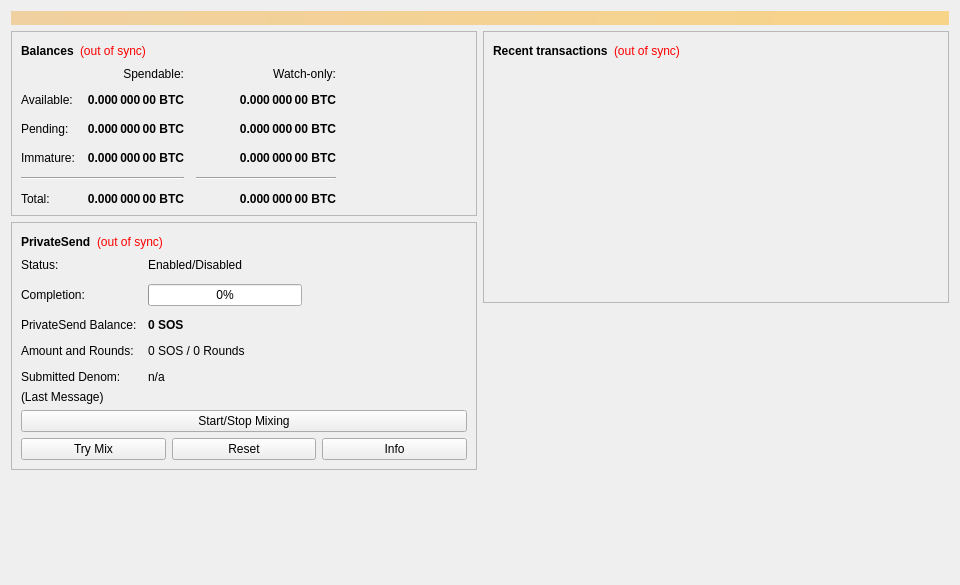
<?xml version="1.0" encoding="UTF-8"?>
<ui version="4.0">
 <class>OverviewPage</class>
 <widget class="QWidget" name="OverviewPage">
  <property name="geometry">
   <rect>
    <x>0</x>
    <y>0</y>
    <width>960</width>
    <height>585</height>
   </rect>
  </property>
  <property name="minimumSize">
   <size>
    <width>960</width>
    <height>0</height>
   </size>
  </property>
  <property name="windowTitle">
   <string>Form</string>
  </property>
  <layout class="QVBoxLayout" name="topLayout">
   <item>
    <widget class="QLabel" name="labelAlerts">
     <property name="visible">
      <bool>false</bool>
     </property>
     <property name="styleSheet">
      <string notr="true">background-color: qlineargradient(x1: 0, y1: 0, x2: 1, y2: 0, stop:0 #F0D0A0, stop:1 #F8D488); color:#000000;</string>
     </property>
     <property name="wordWrap">
      <bool>true</bool>
     </property>
     <property name="margin">
      <number>3</number>
     </property>
    </widget>
   </item>
   <item>
    <layout class="QHBoxLayout" name="horizontalLayout" stretch="1,1">
     <item>
      <layout class="QVBoxLayout" name="verticalLayout_2">
       <item>
        <widget class="QFrame" name="frame">
         <property name="frameShape">
          <enum>QFrame::StyledPanel</enum>
         </property>
         <property name="frameShadow">
          <enum>QFrame::Raised</enum>
         </property>
         <layout class="QVBoxLayout" name="verticalLayout_4">
          <item>
           <layout class="QHBoxLayout" name="horizontalLayout_4">
            <item>
             <widget class="QLabel" name="label_5">
              <property name="font">
               <font>
                <weight>75</weight>
                <bold>true</bold>
               </font>
              </property>
              <property name="text">
               <string>Balances</string>
              </property>
             </widget>
            </item>
            <item>
             <widget class="QLabel" name="labelWalletStatus">
              <property name="toolTip">
               <string>The displayed information may be out of date. Your wallet automatically synchronizes with the Sos network after a connection is established, but this process has not completed yet.</string>
              </property>
              <property name="styleSheet">
               <string notr="true">QLabel { color: red; }</string>
              </property>
              <property name="text">
               <string notr="true">(out of sync)</string>
              </property>
              <property name="alignment">
               <set>Qt::AlignLeading|Qt::AlignLeft|Qt::AlignVCenter</set>
              </property>
             </widget>
            </item>
            <item>
             <spacer name="horizontalSpacer_3">
              <property name="orientation">
               <enum>Qt::Horizontal</enum>
              </property>
              <property name="sizeHint" stdset="0">
               <size>
                <width>40</width>
                <height>20</height>
               </size>
              </property>
             </spacer>
            </item>
           </layout>
          </item>
          <item>
           <layout class="QGridLayout" name="gridLayout">
            <property name="spacing">
             <number>12</number>
            </property>
            <item row="2" column="2">
             <widget class="QLabel" name="labelWatchPending">
              <property name="font">
               <font>
                <weight>75</weight>
                <bold>true</bold>
               </font>
              </property>
              <property name="cursor">
               <cursorShape>IBeamCursor</cursorShape>
              </property>
              <property name="toolTip">
               <string>Unconfirmed transactions to watch-only addresses</string>
              </property>
              <property name="text">
               <string notr="true">0.000 000 00 BTC</string>
              </property>
              <property name="alignment">
               <set>Qt::AlignRight|Qt::AlignTrailing|Qt::AlignVCenter</set>
              </property>
              <property name="textInteractionFlags">
               <set>Qt::LinksAccessibleByMouse|Qt::TextSelectableByKeyboard|Qt::TextSelectableByMouse</set>
              </property>
             </widget>
            </item>
            <item row="2" column="1">
             <widget class="QLabel" name="labelUnconfirmed">
              <property name="font">
               <font>
                <weight>75</weight>
                <bold>true</bold>
               </font>
              </property>
              <property name="cursor">
               <cursorShape>IBeamCursor</cursorShape>
              </property>
              <property name="toolTip">
               <string>Total of transactions that have yet to be confirmed, and do not yet count toward the spendable balance</string>
              </property>
              <property name="text">
               <string notr="true">0.000 000 00 BTC</string>
              </property>
              <property name="alignment">
               <set>Qt::AlignRight|Qt::AlignTrailing|Qt::AlignVCenter</set>
              </property>
              <property name="textInteractionFlags">
               <set>Qt::LinksAccessibleByMouse|Qt::TextSelectableByKeyboard|Qt::TextSelectableByMouse</set>
              </property>
             </widget>
            </item>
            <item row="3" column="2">
             <widget class="QLabel" name="labelWatchImmature">
              <property name="font">
               <font>
                <weight>75</weight>
                <bold>true</bold>
               </font>
              </property>
              <property name="cursor">
               <cursorShape>IBeamCursor</cursorShape>
              </property>
              <property name="toolTip">
               <string>Mined balance in watch-only addresses that has not yet matured</string>
              </property>
              <property name="text">
               <string notr="true">0.000 000 00 BTC</string>
              </property>
              <property name="alignment">
               <set>Qt::AlignRight|Qt::AlignTrailing|Qt::AlignVCenter</set>
              </property>
              <property name="textInteractionFlags">
               <set>Qt::LinksAccessibleByMouse|Qt::TextSelectableByKeyboard|Qt::TextSelectableByMouse</set>
              </property>
             </widget>
            </item>
            <item row="4" column="0" colspan="2">
             <widget class="Line" name="lineSpendableBalance">
              <property name="orientation">
               <enum>Qt::Horizontal</enum>
              </property>
             </widget>
            </item>
            <item row="4" column="2">
             <widget class="Line" name="lineWatchBalance">
              <property name="sizePolicy">
               <sizepolicy hsizetype="Preferred" vsizetype="Fixed">
                <horstretch>0</horstretch>
                <verstretch>0</verstretch>
               </sizepolicy>
              </property>
              <property name="minimumSize">
               <size>
                <width>140</width>
                <height>0</height>
               </size>
              </property>
              <property name="orientation">
               <enum>Qt::Horizontal</enum>
              </property>
             </widget>
            </item>
            <item row="5" column="0">
             <widget class="QLabel" name="labelTotalText">
              <property name="text">
               <string>Total:</string>
              </property>
             </widget>
            </item>
            <item row="3" column="1">
             <widget class="QLabel" name="labelImmature">
              <property name="font">
               <font>
                <weight>75</weight>
                <bold>true</bold>
               </font>
              </property>
              <property name="cursor">
               <cursorShape>IBeamCursor</cursorShape>
              </property>
              <property name="toolTip">
               <string>Mined balance that has not yet matured</string>
              </property>
              <property name="text">
               <string notr="true">0.000 000 00 BTC</string>
              </property>
              <property name="alignment">
               <set>Qt::AlignRight|Qt::AlignTrailing|Qt::AlignVCenter</set>
              </property>
              <property name="textInteractionFlags">
               <set>Qt::LinksAccessibleByMouse|Qt::TextSelectableByKeyboard|Qt::TextSelectableByMouse</set>
              </property>
             </widget>
            </item>
            <item row="2" column="3">
             <spacer name="horizontalSpacer_2">
              <property name="orientation">
               <enum>Qt::Horizontal</enum>
              </property>
              <property name="sizeHint" stdset="0">
               <size>
                <width>40</width>
                <height>20</height>
               </size>
              </property>
             </spacer>
            </item>
            <item row="3" column="0">
             <widget class="QLabel" name="labelImmatureText">
              <property name="text">
               <string>Immature:</string>
              </property>
             </widget>
            </item>
            <item row="5" column="1">
             <widget class="QLabel" name="labelTotal">
              <property name="font">
               <font>
                <weight>75</weight>
                <bold>true</bold>
               </font>
              </property>
              <property name="cursor">
               <cursorShape>IBeamCursor</cursorShape>
              </property>
              <property name="toolTip">
               <string>Your current total balance</string>
              </property>
              <property name="text">
               <string notr="true">0.000 000 00 BTC</string>
              </property>
              <property name="alignment">
               <set>Qt::AlignRight|Qt::AlignTrailing|Qt::AlignVCenter</set>
              </property>
              <property name="textInteractionFlags">
               <set>Qt::LinksAccessibleByMouse|Qt::TextSelectableByKeyboard|Qt::TextSelectableByMouse</set>
              </property>
             </widget>
            </item>
            <item row="5" column="2">
             <widget class="QLabel" name="labelWatchTotal">
              <property name="font">
               <font>
                <weight>75</weight>
                <bold>true</bold>
               </font>
              </property>
              <property name="cursor">
               <cursorShape>IBeamCursor</cursorShape>
              </property>
              <property name="toolTip">
               <string>Current total balance in watch-only addresses</string>
              </property>
              <property name="text">
               <string notr="true">0.000 000 00 BTC</string>
              </property>
              <property name="alignment">
               <set>Qt::AlignRight|Qt::AlignTrailing|Qt::AlignVCenter</set>
              </property>
              <property name="textInteractionFlags">
               <set>Qt::LinksAccessibleByMouse|Qt::TextSelectableByKeyboard|Qt::TextSelectableByMouse</set>
              </property>
             </widget>
            </item>
            <item row="0" column="2">
             <widget class="QLabel" name="labelWatchonly">
              <property name="text">
               <string>Watch-only:</string>
              </property>
              <property name="alignment">
               <set>Qt::AlignRight|Qt::AlignTrailing|Qt::AlignVCenter</set>
              </property>
             </widget>
            </item>
            <item row="1" column="0">
             <widget class="QLabel" name="labelBalanceText">
              <property name="text">
               <string>Available:</string>
              </property>
             </widget>
            </item>
            <item row="1" column="1">
             <widget class="QLabel" name="labelBalance">
              <property name="font">
               <font>
                <weight>75</weight>
                <bold>true</bold>
               </font>
              </property>
              <property name="cursor">
               <cursorShape>IBeamCursor</cursorShape>
              </property>
              <property name="toolTip">
               <string>Your current spendable balance</string>
              </property>
              <property name="text">
               <string notr="true">0.000 000 00 BTC</string>
              </property>
              <property name="alignment">
               <set>Qt::AlignRight|Qt::AlignTrailing|Qt::AlignVCenter</set>
              </property>
              <property name="textInteractionFlags">
               <set>Qt::LinksAccessibleByMouse|Qt::TextSelectableByKeyboard|Qt::TextSelectableByMouse</set>
              </property>
             </widget>
            </item>
            <item row="1" column="2">
             <widget class="QLabel" name="labelWatchAvailable">
              <property name="font">
               <font>
                <weight>75</weight>
                <bold>true</bold>
               </font>
              </property>
              <property name="cursor">
               <cursorShape>IBeamCursor</cursorShape>
              </property>
              <property name="toolTip">
               <string>Your current balance in watch-only addresses</string>
              </property>
              <property name="text">
               <string notr="true">0.000 000 00 BTC</string>
              </property>
              <property name="alignment">
               <set>Qt::AlignRight|Qt::AlignTrailing|Qt::AlignVCenter</set>
              </property>
              <property name="textInteractionFlags">
               <set>Qt::LinksAccessibleByMouse|Qt::TextSelectableByKeyboard|Qt::TextSelectableByMouse</set>
              </property>
             </widget>
            </item>
            <item row="2" column="0">
             <widget class="QLabel" name="labelPendingText">
              <property name="text">
               <string>Pending:</string>
              </property>
             </widget>
            </item>
            <item row="0" column="1">
             <widget class="QLabel" name="labelSpendable">
              <property name="text">
               <string>Spendable:</string>
              </property>
              <property name="alignment">
               <set>Qt::AlignRight|Qt::AlignTrailing|Qt::AlignVCenter</set>
              </property>
             </widget>
            </item>
           </layout>
          </item>
         </layout>
        </widget>
       </item>
       <item>
        <widget class="QFrame" name="framePrivateSend">
         <property name="layoutDirection">
          <enum>Qt::LeftToRight</enum>
         </property>
         <property name="frameShape">
          <enum>QFrame::StyledPanel</enum>
         </property>
         <property name="frameShadow">
          <enum>QFrame::Raised</enum>
         </property>
         <layout class="QVBoxLayout" name="VerticalLayout_PS1">
          <item>
           <layout class="QHBoxLayout" name="horizontalLayout_5">
            <item>
             <widget class="QLabel" name="labelPrivateSendHeader">
              <property name="font">
               <font>
                <weight>75</weight>
                <bold>true</bold>
               </font>
              </property>
              <property name="text">
               <string>PrivateSend</string>
              </property>
             </widget>
            </item>
            <item>
             <widget class="QLabel" name="labelPrivateSendSyncStatus">
              <property name="toolTip">
               <string>The displayed information may be out of date. Your wallet automatically synchronizes with the Sos network after a connection is established, but this process has not completed yet.</string>
              </property>
              <property name="styleSheet">
               <string notr="true">QLabel { color: red; }</string>
              </property>
              <property name="text">
               <string notr="true">(out of sync)</string>
              </property>
              <property name="alignment">
               <set>Qt::AlignLeading|Qt::AlignLeft|Qt::AlignVCenter</set>
              </property>
             </widget>
            </item>
            <item>
             <spacer name="horizontalSpacer_4">
              <property name="orientation">
               <enum>Qt::Horizontal</enum>
              </property>
              <property name="sizeHint" stdset="0">
               <size>
                <width>40</width>
                <height>20</height>
               </size>
              </property>
             </spacer>
            </item>
           </layout>
          </item>
          <item>
           <layout class="QFormLayout" name="privateSendFormLayout">
            <property name="fieldGrowthPolicy">
             <enum>QFormLayout::AllNonFixedFieldsGrow</enum>
            </property>
            <property name="horizontalSpacing">
             <number>11</number>
            </property>
            <property name="verticalSpacing">
             <number>12</number>
            </property>
            <item row="0" column="0">
             <widget class="QLabel" name="labelPrivateSendEnabledText">
              <property name="text">
               <string>Status:</string>
              </property>
             </widget>
            </item>
            <item row="0" column="1">
             <widget class="QLabel" name="labelPrivateSendEnabled">
              <property name="text">
               <string>Enabled/Disabled</string>
              </property>
             </widget>
            </item>
            <item row="1" column="0">
             <widget class="QLabel" name="labelCompletitionText">
              <property name="text">
               <string>Completion:</string>
              </property>
             </widget>
            </item>
            <item row="1" column="1">
             <widget class="QProgressBar" name="privateSendProgress">
              <property name="maximumSize">
               <size>
                <width>154</width>
                <height>16777215</height>
               </size>
              </property>
              <property name="value">
               <number>0</number>
              </property>
             </widget>
            </item>
            <item row="2" column="0">
             <widget class="QLabel" name="labelAnonymizedText">
              <property name="text">
               <string>PrivateSend Balance:</string>
              </property>
             </widget>
            </item>
            <item row="2" column="1">
             <widget class="QLabel" name="labelAnonymized">
              <property name="font">
               <font>
                <weight>75</weight>
                <bold>true</bold>
               </font>
              </property>
              <property name="text">
               <string notr="true">0 SOS</string>
              </property>
             </widget>
            </item>
            <item row="3" column="0">
             <widget class="QLabel" name="labelAmountAndRoundsText">
              <property name="text">
               <string>Amount and Rounds:</string>
              </property>
             </widget>
            </item>
            <item row="3" column="1">
             <widget class="QLabel" name="labelAmountRounds">
              <property name="text">
               <string>0 SOS / 0 Rounds</string>
              </property>
             </widget>
            </item>
            <item row="4" column="0">
             <widget class="QLabel" name="labelSubmittedDenomText">
              <property name="text">
               <string>Submitted Denom:</string>
              </property>
             </widget>
            </item>
            <item row="4" column="1">
             <widget class="QLabel" name="labelSubmittedDenom">
              <property name="toolTip">
               <string>The denominations you submitted to the Masternode.&lt;br&gt;To mix, other users must submit the exact same denominations.</string>
              </property>
              <property name="text">
               <string>n/a</string>
              </property>
             </widget>
            </item>
           </layout>
          </item>
          <item>
           <layout class="QVBoxLayout" name="VerticalLayout_PS">
            <item>
             <widget class="QLabel" name="labelPrivateSendLastMessage">
              <property name="text">
               <string>(Last Message)</string>
              </property>
              <property name="alignment">
               <set>Qt::AlignLeading|Qt::AlignLeft|Qt::AlignTop</set>
              </property>
              <property name="wordWrap">
               <bool>true</bool>
              </property>
             </widget>
            </item>
            <item>
             <widget class="QPushButton" name="togglePrivateSend">
              <property name="sizePolicy">
               <sizepolicy hsizetype="MinimumExpanding" vsizetype="Fixed">
                <horstretch>0</horstretch>
                <verstretch>0</verstretch>
               </sizepolicy>
              </property>
              <property name="text">
               <string>Start/Stop Mixing</string>
              </property>
             </widget>
            </item>
            <item>
             <layout class="QHBoxLayout" name="horizontalLayout_debugbuttons">
              <item>
               <widget class="QPushButton" name="privateSendAuto">
                <property name="sizePolicy">
                 <sizepolicy hsizetype="MinimumExpanding" vsizetype="Fixed">
                  <horstretch>0</horstretch>
                  <verstretch>0</verstretch>
                 </sizepolicy>
                </property>
                <property name="toolTip">
                 <string>Try to manually submit a PrivateSend request.</string>
                </property>
                <property name="text">
                 <string>Try Mix</string>
                </property>
               </widget>
              </item>
              <item>
               <widget class="QPushButton" name="privateSendReset">
                <property name="sizePolicy">
                 <sizepolicy hsizetype="MinimumExpanding" vsizetype="Fixed">
                  <horstretch>0</horstretch>
                  <verstretch>0</verstretch>
                 </sizepolicy>
                </property>
                <property name="toolTip">
                 <string>Reset the current status of PrivateSend (can interrupt PrivateSend if it's in the process of Mixing, which can cost you money!)</string>
                </property>
                <property name="autoFillBackground">
                 <bool>false</bool>
                </property>
                <property name="text">
                 <string>Reset</string>
                </property>
               </widget>
              </item>
              <item>
               <widget class="QPushButton" name="privateSendInfo">
                <property name="sizePolicy">
                 <sizepolicy hsizetype="MinimumExpanding" vsizetype="Fixed">
                  <horstretch>0</horstretch>
                  <verstretch>0</verstretch>
                 </sizepolicy>
                </property>
                <property name="toolTip">
                 <string>Information about PrivateSend and Mixing</string>
                </property>
                <property name="text">
                 <string>Info</string>
                </property>
               </widget>
              </item>
             </layout>
            </item>
           </layout>
          </item>
         </layout>
        </widget>
       </item>
       <item>
        <spacer name="verticalSpacer">
         <property name="orientation">
          <enum>Qt::Vertical</enum>
         </property>
         <property name="sizeHint" stdset="0">
          <size>
           <width>20</width>
           <height>40</height>
          </size>
         </property>
        </spacer>
       </item>
      </layout>
     </item>
     <item>
      <layout class="QVBoxLayout" name="verticalLayout_3">
       <item>
        <widget class="QFrame" name="frame_2">
         <property name="frameShape">
          <enum>QFrame::StyledPanel</enum>
         </property>
         <property name="frameShadow">
          <enum>QFrame::Raised</enum>
         </property>
         <layout class="QVBoxLayout" name="verticalLayout">
          <item>
           <layout class="QHBoxLayout" name="horizontalLayout_2">
            <item>
             <widget class="QLabel" name="label_4">
              <property name="font">
               <font>
                <weight>75</weight>
                <bold>true</bold>
               </font>
              </property>
              <property name="text">
               <string>Recent transactions</string>
              </property>
             </widget>
            </item>
            <item>
             <widget class="QLabel" name="labelTransactionsStatus">
              <property name="toolTip">
               <string>The displayed information may be out of date. Your wallet automatically synchronizes with the Sos network after a connection is established, but this process has not completed yet.</string>
              </property>
              <property name="styleSheet">
               <string notr="true">QLabel { color: red; }</string>
              </property>
              <property name="text">
               <string notr="true">(out of sync)</string>
              </property>
              <property name="alignment">
               <set>Qt::AlignLeading|Qt::AlignLeft|Qt::AlignVCenter</set>
              </property>
             </widget>
            </item>
            <item>
             <spacer name="horizontalSpacer">
              <property name="orientation">
               <enum>Qt::Horizontal</enum>
              </property>
              <property name="sizeHint" stdset="0">
               <size>
                <width>40</width>
                <height>20</height>
               </size>
              </property>
             </spacer>
            </item>
           </layout>
          </item>
          <item>
           <widget class="QListView" name="listTransactions">
            <property name="styleSheet">
             <string notr="true">QListView { background: transparent; }</string>
            </property>
            <property name="frameShape">
             <enum>QFrame::NoFrame</enum>
            </property>
            <property name="verticalScrollBarPolicy">
             <enum>Qt::ScrollBarAlwaysOff</enum>
            </property>
            <property name="horizontalScrollBarPolicy">
             <enum>Qt::ScrollBarAlwaysOff</enum>
            </property>
            <property name="selectionMode">
             <enum>QAbstractItemView::NoSelection</enum>
            </property>
           </widget>
          </item>
         </layout>
        </widget>
       </item>
       <item>
        <spacer name="verticalSpacer_2">
         <property name="orientation">
          <enum>Qt::Vertical</enum>
         </property>
         <property name="sizeHint" stdset="0">
          <size>
           <width>20</width>
           <height>40</height>
          </size>
         </property>
        </spacer>
       </item>
      </layout>
     </item>
    </layout>
   </item>
  </layout>
 </widget>
 <resources/>
 <connections/>
</ui>
